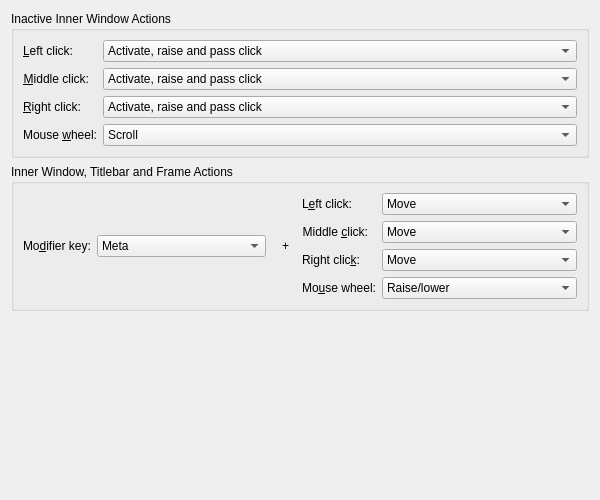
<?xml version="1.0" encoding="UTF-8"?>

<!--
SPDX-FileCopyrightText: 2023 Roman Gilg <subdiff@gmail.com>

SPDX-License-Identifier: GPL-2.0-or-later
-->

<ui version="4.0">
 <class>KWinActionsConfigForm</class>
 <widget class="QWidget" name="KWinActionsConfigForm">
  <property name="geometry">
   <rect>
    <x>0</x>
    <y>0</y>
    <width>600</width>
    <height>500</height>
   </rect>
  </property>
  <layout class="QVBoxLayout" name="verticalLayout">
   <item>
    <widget class="QGroupBox" name="groupBox_1">
     <property name="title">
      <string>Inactive Inner Window Actions</string>
     </property>
     <layout class="QFormLayout" name="formLayout_1">
      <property name="formAlignment">
       <set>Qt::AlignHCenter|Qt::AlignTop</set>
      </property>
      <item row="0" column="0">
       <widget class="QLabel" name="label_1">
        <property name="text">
         <string>&amp;Left click:</string>
        </property>
        <property name="alignment">
         <set>Qt::AlignRight|Qt::AlignTrailing|Qt::AlignVCenter</set>
        </property>
        <property name="buddy">
         <cstring>kcfg_CommandWindow1</cstring>
        </property>
       </widget>
      </item>
      <item row="0" column="1">
       <widget class="QComboBox" name="kcfg_CommandWindow1">
        <property name="whatsThis">
         <string>In this row you can customize left click behavior when clicking into an inactive inner window ('inner' means: not titlebar, not frame).</string>
        </property>
        <item>
         <property name="text">
          <string>Activate, raise and pass click</string>
         </property>
        </item>
        <item>
         <property name="text">
          <string>Activate and pass click</string>
         </property>
        </item>
        <item>
         <property name="text">
          <string>Activate</string>
         </property>
        </item>
        <item>
         <property name="text">
          <string>Activate and raise</string>
         </property>
        </item>
       </widget>
      </item>
      <item row="1" column="0">
       <widget class="QLabel" name="label_2">
        <property name="text">
         <string>&amp;Middle click:</string>
        </property>
        <property name="alignment">
         <set>Qt::AlignRight|Qt::AlignTrailing|Qt::AlignVCenter</set>
        </property>
        <property name="buddy">
         <cstring>kcfg_CommandWindow2</cstring>
        </property>
       </widget>
      </item>
      <item row="1" column="1">
       <widget class="QComboBox" name="kcfg_CommandWindow2">
        <property name="whatsThis">
         <string>In this row you can customize middle click behavior when clicking into an inactive inner window ('inner' means: not titlebar, not frame).</string>
        </property>
        <item>
         <property name="text">
          <string>Activate, raise and pass click</string>
         </property>
        </item>
        <item>
         <property name="text">
          <string>Activate and pass click</string>
         </property>
        </item>
        <item>
         <property name="text">
          <string>Activate</string>
         </property>
        </item>
        <item>
         <property name="text">
          <string>Activate and raise</string>
         </property>
        </item>
       </widget>
      </item>
      <item row="2" column="0">
       <widget class="QLabel" name="label_3">
        <property name="text">
         <string>&amp;Right click:</string>
        </property>
        <property name="alignment">
         <set>Qt::AlignRight|Qt::AlignTrailing|Qt::AlignVCenter</set>
        </property>
        <property name="buddy">
         <cstring>kcfg_CommandWindow3</cstring>
        </property>
       </widget>
      </item>
      <item row="2" column="1">
       <widget class="QComboBox" name="kcfg_CommandWindow3">
        <property name="whatsThis">
         <string>In this row you can customize right click behavior when clicking into an inactive inner window ('inner' means: not titlebar, not frame).</string>
        </property>
        <item>
         <property name="text">
          <string>Activate, raise and pass click</string>
         </property>
        </item>
        <item>
         <property name="text">
          <string>Activate and pass click</string>
         </property>
        </item>
        <item>
         <property name="text">
          <string>Activate</string>
         </property>
        </item>
        <item>
         <property name="text">
          <string>Activate and raise</string>
         </property>
        </item>
       </widget>
      </item>
      <item row="3" column="0">
       <widget class="QLabel" name="label_4">
        <property name="text">
         <string>Mouse &amp;wheel:</string>
        </property>
        <property name="alignment">
         <set>Qt::AlignRight|Qt::AlignTrailing|Qt::AlignVCenter</set>
        </property>
        <property name="buddy">
         <cstring>kcfg_CommandWindowWheel</cstring>
        </property>
       </widget>
      </item>
      <item row="3" column="1">
       <widget class="QComboBox" name="kcfg_CommandWindowWheel">
        <property name="whatsThis">
         <string>In this row you can customize behavior when scrolling into an inactive inner window ('inner' means: not titlebar, not frame).</string>
        </property>
        <item>
         <property name="text">
          <string>Scroll</string>
         </property>
        </item>
        <item>
         <property name="text">
          <string>Activate and scroll</string>
         </property>
        </item>
        <item>
         <property name="text">
          <string>Activate, raise and scroll</string>
         </property>
        </item>
       </widget>
      </item>
     </layout>
    </widget>
   </item>
   <item>
    <widget class="QGroupBox" name="groupBox_2">
     <property name="title">
      <string>Inner Window, Titlebar and Frame Actions</string>
     </property>
     <layout class="QHBoxLayout" name="horizontalLayout_1">
      <item>
       <layout class="QFormLayout" name="formLayout_2">
        <property name="formAlignment">
         <set>Qt::AlignRight|Qt::AlignTrailing|Qt::AlignVCenter</set>
        </property>
        <item row="0" column="0">
         <widget class="QLabel" name="label_5">
          <property name="text">
           <string>Mo&amp;difier key:</string>
          </property>
          <property name="buddy">
           <cstring>kcfg_CommandAllKey</cstring>
          </property>
         </widget>
        </item>
        <item row="0" column="1">
         <widget class="QComboBox" name="kcfg_CommandAllKey">
          <property name="whatsThis">
           <string>Here you select whether holding the Meta key or Alt key will allow you to perform the following actions.</string>
          </property>
          <item>
           <property name="text">
            <string>Meta</string>
           </property>
          </item>
          <item>
           <property name="text">
            <string>Alt</string>
           </property>
          </item>
         </widget>
        </item>
       </layout>
      </item>
      <item>
       <widget class="QLabel" name="label_6">
        <property name="sizePolicy">
         <sizepolicy hsizetype="Maximum" vsizetype="Maximum">
          <horstretch>0</horstretch>
          <verstretch>0</verstretch>
         </sizepolicy>
        </property>
        <property name="minimumSize">
         <size>
          <width>24</width>
          <height>0</height>
         </size>
        </property>
        <property name="text">
         <string>  + </string>
        </property>
        <property name="alignment">
         <set>Qt::AlignCenter</set>
        </property>
       </widget>
      </item>
      <item>
       <layout class="QFormLayout" name="formLayout_3">
        <item row="0" column="0">
         <widget class="QLabel" name="label_7">
          <property name="text">
           <string>L&amp;eft click:</string>
          </property>
          <property name="alignment">
           <set>Qt::AlignRight|Qt::AlignTrailing|Qt::AlignVCenter</set>
          </property>
          <property name="buddy">
           <cstring>kcfg_CommandAll1</cstring>
          </property>
         </widget>
        </item>
        <item row="0" column="1">
         <widget class="QComboBox" name="kcfg_CommandAll1">
          <property name="whatsThis">
           <string>In this row you can customize left click behavior when clicking into the titlebar or the frame.</string>
          </property>
          <item>
           <property name="text">
            <string>Move</string>
           </property>
          </item>
          <item>
           <property name="text">
            <string>Activate, raise and move</string>
           </property>
          </item>
          <item>
           <property name="text">
            <string>Toggle raise and lower</string>
           </property>
          </item>
          <item>
           <property name="text">
            <string>Resize</string>
           </property>
          </item>
          <item>
           <property name="text">
            <string>Raise</string>
           </property>
          </item>
          <item>
           <property name="text">
            <string>Lower</string>
           </property>
          </item>
          <item>
           <property name="text">
            <string>Minimize</string>
           </property>
          </item>
          <item>
           <property name="text">
            <string>Decrease opacity</string>
           </property>
          </item>
          <item>
           <property name="text">
            <string>Increase opacity</string>
           </property>
          </item>
          <item>
           <property name="text">
            <string>Do nothing</string>
           </property>
          </item>
         </widget>
        </item>
        <item row="1" column="0">
         <widget class="QLabel" name="label_8">
          <property name="text">
           <string>Middle &amp;click:</string>
          </property>
          <property name="alignment">
           <set>Qt::AlignRight|Qt::AlignTrailing|Qt::AlignVCenter</set>
          </property>
          <property name="buddy">
           <cstring>kcfg_CommandAll2</cstring>
          </property>
         </widget>
        </item>
        <item row="1" column="1">
         <widget class="QComboBox" name="kcfg_CommandAll2">
          <property name="whatsThis">
           <string>In this row you can customize middle click behavior when clicking into the titlebar or the frame.</string>
          </property>
          <item>
           <property name="text">
            <string>Move</string>
           </property>
          </item>
          <item>
           <property name="text">
            <string>Activate, raise and move</string>
           </property>
          </item>
          <item>
           <property name="text">
            <string>Toggle raise and lower</string>
           </property>
          </item>
          <item>
           <property name="text">
            <string>Resize</string>
           </property>
          </item>
          <item>
           <property name="text">
            <string>Raise</string>
           </property>
          </item>
          <item>
           <property name="text">
            <string>Lower</string>
           </property>
          </item>
          <item>
           <property name="text">
            <string>Minimize</string>
           </property>
          </item>
          <item>
           <property name="text">
            <string>Decrease opacity</string>
           </property>
          </item>
          <item>
           <property name="text">
            <string>Increase opacity</string>
           </property>
          </item>
          <item>
           <property name="text">
            <string>Do nothing</string>
           </property>
          </item>
         </widget>
        </item>
        <item row="2" column="0">
         <widget class="QLabel" name="label_9">
          <property name="text">
           <string>Right clic&amp;k:</string>
          </property>
          <property name="alignment">
           <set>Qt::AlignRight|Qt::AlignTrailing|Qt::AlignVCenter</set>
          </property>
          <property name="buddy">
           <cstring>kcfg_CommandAll3</cstring>
          </property>
         </widget>
        </item>
        <item row="2" column="1">
         <widget class="QComboBox" name="kcfg_CommandAll3">
          <property name="whatsThis">
           <string>In this row you can customize right click behavior when clicking into the titlebar or the frame.</string>
          </property>
          <item>
           <property name="text">
            <string>Move</string>
           </property>
          </item>
          <item>
           <property name="text">
            <string>Activate, raise and move</string>
           </property>
          </item>
          <item>
           <property name="text">
            <string>Toggle raise and lower</string>
           </property>
          </item>
          <item>
           <property name="text">
            <string>Resize</string>
           </property>
          </item>
          <item>
           <property name="text">
            <string>Raise</string>
           </property>
          </item>
          <item>
           <property name="text">
            <string>Lower</string>
           </property>
          </item>
          <item>
           <property name="text">
            <string>Minimize</string>
           </property>
          </item>
          <item>
           <property name="text">
            <string>Decrease opacity</string>
           </property>
          </item>
          <item>
           <property name="text">
            <string>Increase opacity</string>
           </property>
          </item>
          <item>
           <property name="text">
            <string>Do nothing</string>
           </property>
          </item>
         </widget>
        </item>
        <item row="3" column="0">
         <widget class="QLabel" name="label_10">
          <property name="text">
           <string>Mo&amp;use wheel:</string>
          </property>
          <property name="alignment">
           <set>Qt::AlignRight|Qt::AlignTrailing|Qt::AlignVCenter</set>
          </property>
          <property name="buddy">
           <cstring>kcfg_CommandAllWheel</cstring>
          </property>
         </widget>
        </item>
        <item row="3" column="1">
         <widget class="QComboBox" name="kcfg_CommandAllWheel">
          <property name="whatsThis">
           <string>Here you can customize KDE's behavior when scrolling with the mouse wheel in a window while pressing the modifier key.</string>
          </property>
          <item>
           <property name="text">
            <string>Raise/lower</string>
           </property>
          </item>
          <item>
           <property name="text">
            <string>Maximize/restore</string>
           </property>
          </item>
          <item>
           <property name="text">
            <string>Keep above/below</string>
           </property>
          </item>
          <item>
           <property name="text">
            <string>Move to previous/next desktop</string>
           </property>
          </item>
          <item>
           <property name="text">
            <string>Change opacity</string>
           </property>
          </item>
          <item>
           <property name="text">
            <string>Do nothing</string>
           </property>
          </item>
         </widget>
        </item>
       </layout>
      </item>
     </layout>
    </widget>
   </item>
   <item>
    <spacer name="verticalSpacer_1">
     <property name="orientation">
      <enum>Qt::Vertical</enum>
     </property>
     <property name="sizeHint" stdset="0">
      <size>
       <width>0</width>
       <height>0</height>
      </size>
     </property>
    </spacer>
   </item>
  </layout>
 </widget>
 <resources/>
 <connections/>
</ui>
